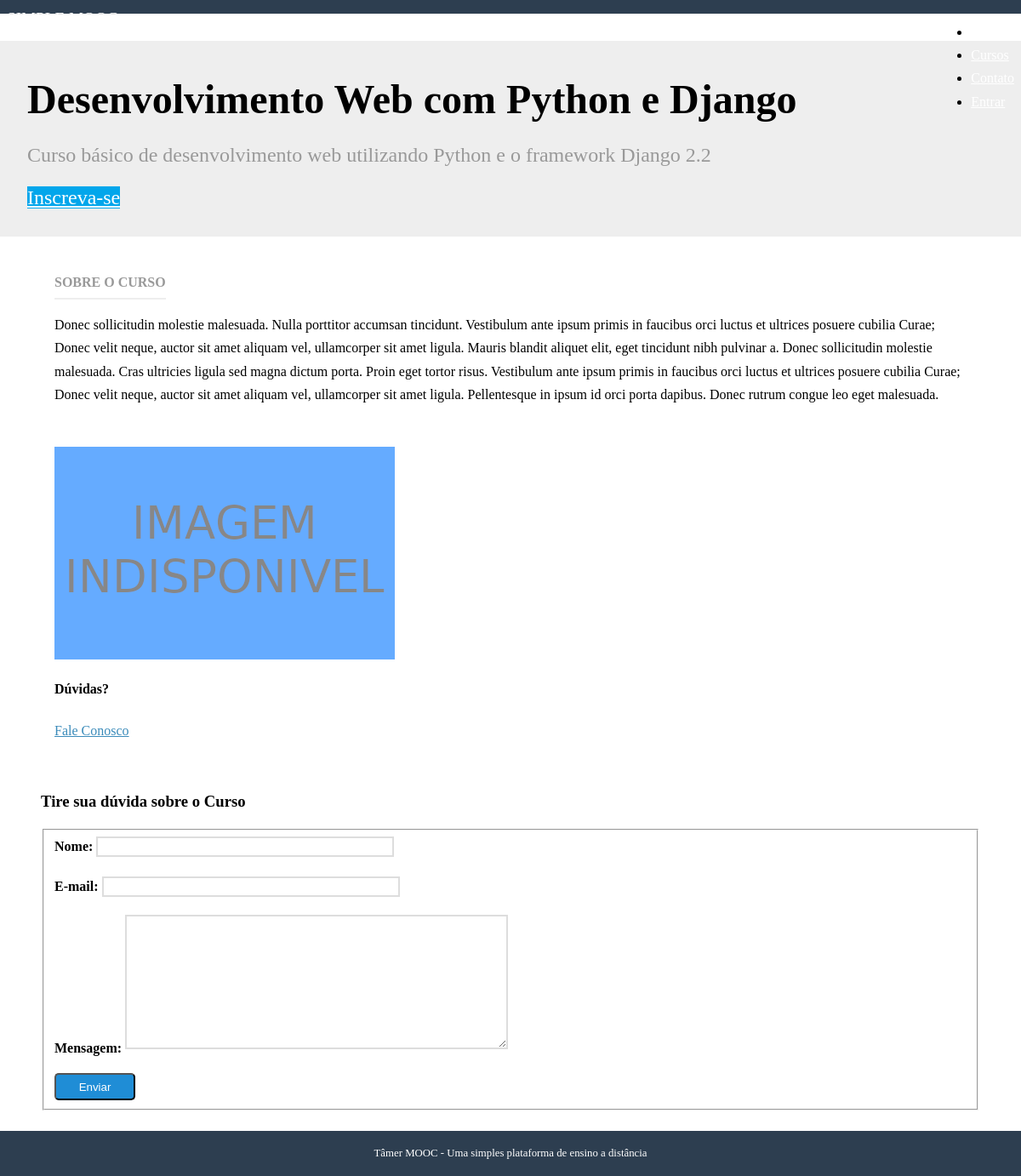
The page /cursos/dev-web-com-python-e-django/ on the database its author committed.
### courses/models.py (models this page shows, shortened)
class Course(models.Model):
    name          = models.CharField('Nome', max_length = 100)
    slug          = models.SlugField('Atalho')
    about         = models.CharField('Descrição breve', blank = True, max_length = 250)
    description   = models.TextField('Descrição completa', blank = True)
    start_date    = models.DateField(
        'Data de Início', null = True, blank = True
    )                                                                           #blank = True diz que não é obrigatório preender
    image         = models.ImageField(
        upload_to = 'courses/images', verbose_name = 'Imagem', null = True, blank = True
    )
    created_at    = models.DateTimeField('Criado em', auto_now_add=True)
    updated_at    = models.DateTimeField('Atualizado em', auto_now=True)
    objects       = CourseManager()
    def __str__(self):
        return(self.name)
    class Meta:
        verbose_name        = 'Curso'
        verbose_name_plural = 'Cursos'
        ordering            = ['name']

### courses/views.py (the view)
# urls.py: path('<slug:slug>/', views.details , name='details'),
def details(request, slug):
    course = get_object_or_404(Course, slug=slug)
    template_name = 'courses/details.html'
    context = {}
    if request.method == 'POST':
        form = ContactCourse(request.POST)
        if form.is_valid():
            context['is_valid']= True
            form.send_mail(course)
            form = ContactCourse()
    else:
        form = ContactCourse()
    context['course']=course
    context['form']=form
    return render(request, template_name, context)

### courses/forms.py (shortened to what this page needs)
class ContactCourse(forms.Form):
    name    = forms.CharField(label='Nome', max_length=75)
    email   = forms.EmailField(label='E-mail')
    message = forms.CharField(label='Mensagem', widget = forms.Textarea)

### courses/templates/courses/details.html (shortened to what this page needs)
{% extends "base.html" %}
{% load static %}
{% block content %}
<div class="splash">
    <div class="pure-g-r">
        <div class="pure-u-1">
            <div class="l-box splash-text">
                <h1 class="splash-head">
                    {{ course }}
                </h1>
                <h2 class="splash-subhead">
                    {{ course.about }}
                </h2>
                <p>
                    <a href="{% url 'courses:enrollment' course.slug %}" class="pure-button primary-button">Inscreva-se</a>
                </p>
            </div>
        </div>
    </div>
</div>
<div class="pure-g-r content-ribbon">
    <div class="pure-u-2-3">
        <div class="l-box">
            <h4 class="content-subhead">Sobre o Curso</h4>
            {{ course.description|linebreaks }}
        </div>
    </div>
    <div class="pure-u-1-3">
        <div class="l-box">
            {% if course.image %}
            <img src="{{ course.image.url }}" alt="" />
            {% else %}
            <img src="{% static 'img/imagem_padrao.png' %}" alt="" />
            {% endif %}
            <h4>Dúvidas?</h4>
            <p>
                <a href="#contato" title="" class="pure-button">Fale Conosco</a>
            </p>
        </div>
    </div>
</div>
<div class="pure-g-r content-ribbon" id="contato">
    <div class="pure-u-1">
        <h3>Tire sua dúvida sobre o Curso</h3>
        <form action="#contato" class="pure-form pure-form-aligned" method="post">
            <fieldset>
                {% for field in form %}
                <div class="pure-control-group">
                    {{ field.label_tag }}
                    {{ field }}
                </div>
                {% endfor %}
                <div class="pure-controls">
                    <button type="submit" class="pure-button pure-button-primary">Enviar</button>
                </div>
            </fieldset>
        </form>
    </div>
</div>
{% endblock %}

### core/static/css/styles.css (style rules this page uses)
* { -webkit-box-sizing: border-box; -moz-box-sizing: border-box; box-sizing: border-box; }
body { margin: 0 auto; line-height: 1.7em; }
a { color: #3b8bba; }
.l-box { padding: 1em; }
body .primary-button { background: #02a6eb; color: #fff; }
.splash { margin: 0 auto; padding: 1.5em 1em 0; background: #eee; }
.splash .splash-head { font-size: 300%; margin: 0em 0; line-height: 1.2em; }
.splash .splash-subhead { color: #999; font-weight: 300; line-height: 1.4em; }
.splash .primary-button { font-size: 150%; }
.content .content-subhead { color: #999; padding-bottom: 0.3em; text-transform: uppercase; margin: 0; border-bottom: 2px solid #eee; display: inline-block; }
.content .content-ribbon { margin: 1.5em 3em; }
.pure-form label { margin: 1em 0 0; font-weight: bold; font-size: 100%; }
.pure-form input[type], .pure-form textarea, .pure-form select { border: 2px solid #ddd; box-shadow: none; font-size: 100%; width: 100%; max-width: 350px; margin-bottom: 0.3em; }
.pure-form textarea { max-width: 450px; }
.pure-form .pure-control-group { margin-bottom: 1em; }
.pure-button-primary { background-color: #1f8dd6; color: white; padding: 0.5em 2em; border-radius: 5px; }

### rows shown on the page
Course: name "Desenvolvimento Web com Python e Django", about "Curso básico de desenvolvimento web utilizando Python e o framework Django 2.2", description "Donec sollicitudin molestie malesuada. Nulla porttitor accumsan tincidunt. Vestibulum ante ipsum primis in faucibus orci luctus et ultrices posuere cubilia Curae; Donec velit neque, auctor sit amet aliquam vel, ullamcorper sit amet ligula. Mauris blandit aliquet elit, eget tincidunt nibh pulvinar a. Donec sollicitudin molestie malesuada. Cras ultricies ligula sed magna dictum porta. Proin eget tortor risus. Vestibulum ante ipsum primis in faucibus orci luctus et ultrices posuere cubilia Curae; Donec velit neque, auctor sit amet aliquam vel, ullamcorper sit amet ligula. Pellentesque in ipsum id orci porta dapibus. Donec rutrum congue leo eget malesuada."

### other values the page prints
{{ field.label_tag }} "Nome:" "E-mail:" "Mensagem:"
